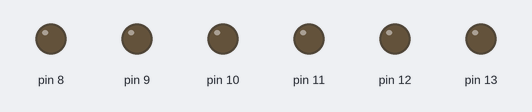
Bench run of a sketch on a simulated Arduino Uno, built with avr-gcc and run on an emulated ATmega328P. Shown: output pins drawn as LEDs (lit = HIGH).

Above: at 0.1 s.
At 5.1 s:
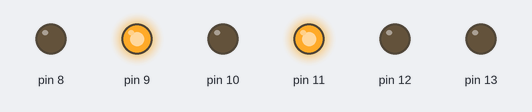
At 10.1 s:
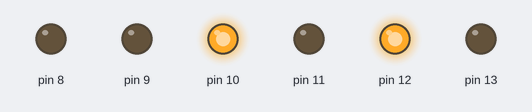
At 20.1 s:
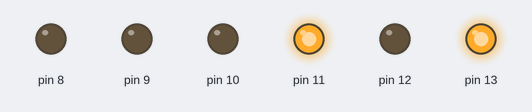
At 30.1 s:
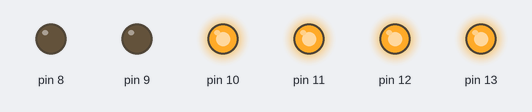
At 39.75 s:
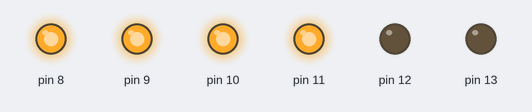
Timing chart, 0 to 40.0 s (numbered marks = the images above):
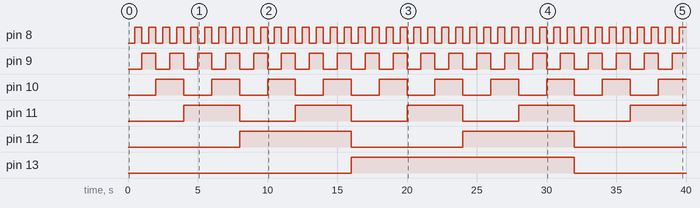

The sketch:

sketch_oct9c_lab211.ino
```cpp
//lab 2 prob 1

void setup() {
    for(byte i=8; i<=13; i++)
        pinMode(i, OUTPUT);
}

void loop() {
    for(byte nr=0; nr<=63; nr++)
    {
        int bit;
        for(bit=0; bit<6; bit++)
        {
          int valbit=bitRead(nr, bit);
          digitalWrite(8+bit, valbit);
        }
        delay(500);
        //digitalWrite(i, 1);
        //delay(300);
        //digitalWrite(i, 0);
    }
}
```

Measured:
- by itself, pin 8: alternates HIGH for 0.50 s and LOW for 0.50 s
- by itself, pin 9: alternates HIGH for 1.0 s and LOW for 1.0 s
- by itself, pin 10: alternates HIGH for 2.0 s and LOW for 2.0 s
- by itself, pin 11: alternates HIGH for 4.0 s and LOW for 4.0 s
- by itself, pin 12: alternates HIGH for 8.0 s and LOW for 8.0 s
- by itself, pin 13: LOW → HIGH at 16.0 s, → LOW 16.0 s later
